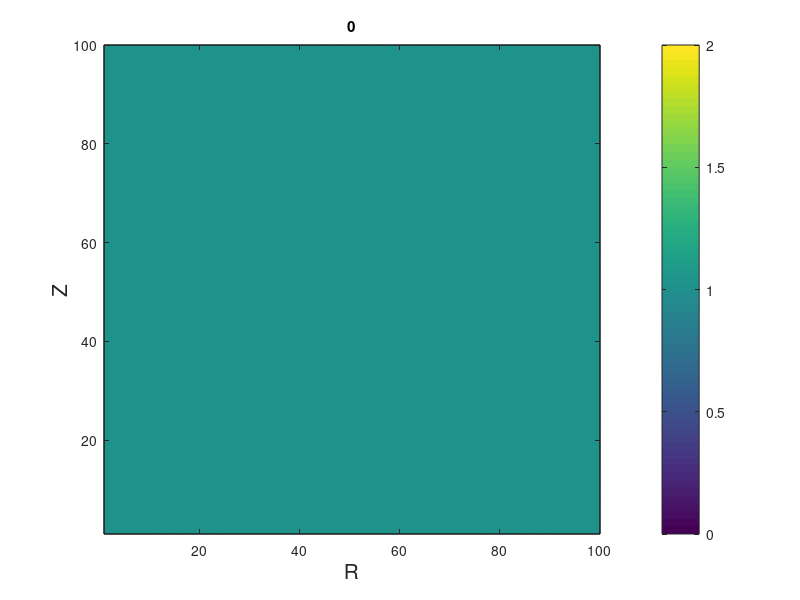
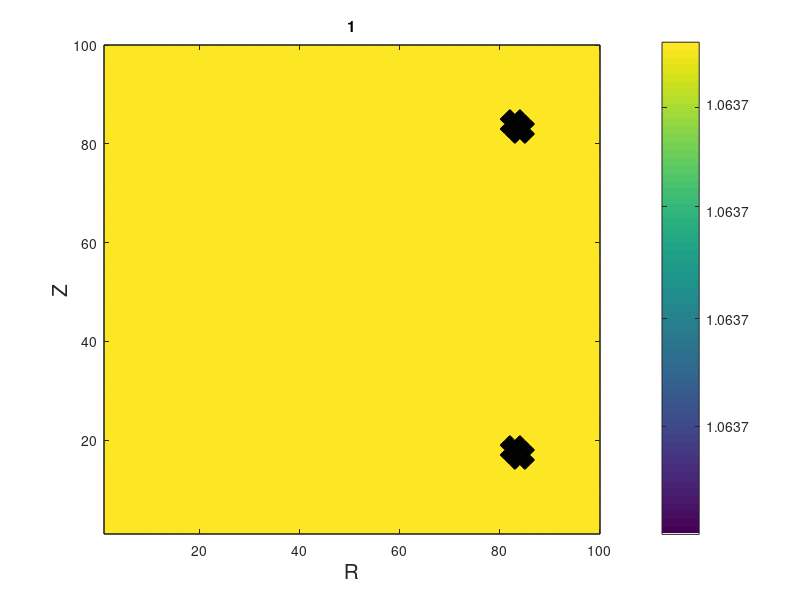
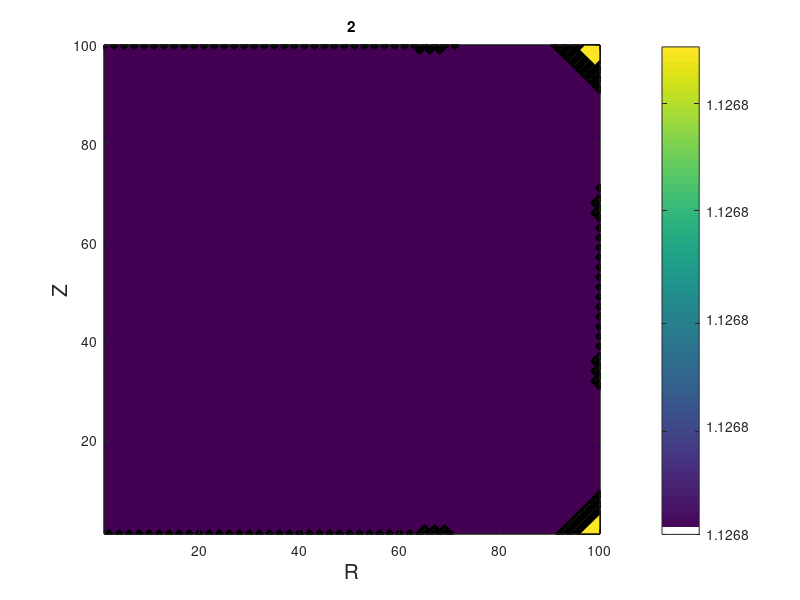
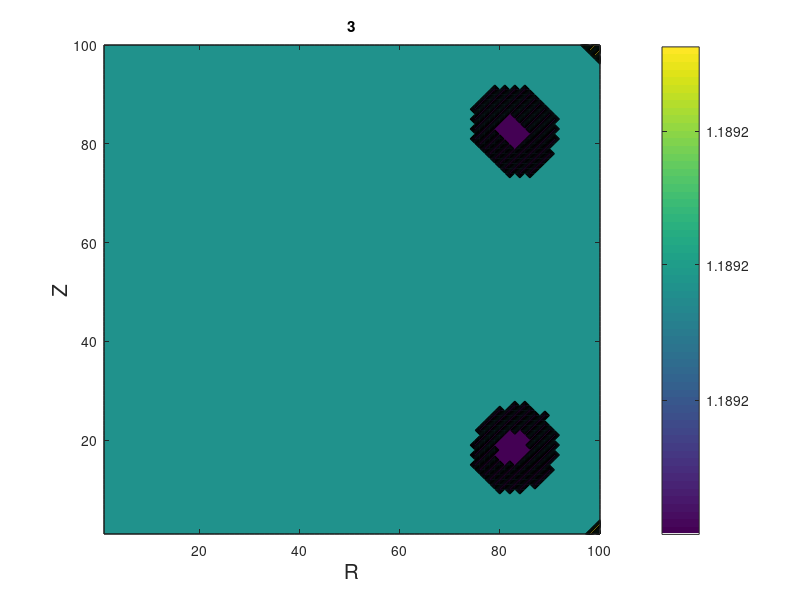

MATLAB code to generate these figures, in order:
a = csvread("chnumsol.csv");
##aa = csvread("zconst_diff_ex.csv");
xize = size(a)/100
xize = xize(1)
z = a(1:100,1:100);
x = 1:100;
m = min([0 min(min(z))])
M = max(max(z))
n = 100;
#cmap = colormap (summer (100));
##cmap = colormap (summer);

for i=0:10#(xize-1)
j=100*i
z = a(j+1:j+100, :);
##zz = aa(i+1, :);
#z = a(201:300,1:100)*100;
#z = z - m;
#z = z / M;
#z = n * z;
figure(i+1);
##colormap(cmap);
##caxis([0 1]);
##plot(x, z(:,1)
###  , "linestyle", "none", "marker", "x"
##  , x, zz
###  , "linestyle", "none", "marker", "x"
## );
###ylim([-0.5, 1]);
##grid on;
##legend(["numerical";"exact"] ,"fontsize",15);
##clf;
##image(z);
##colorbar
##filename = sprintf("col%d.png",i)
##print(i+1,filename);
clf;
contourf(z);
##caxis([0 2]);
##image(z);
colorbar
xlabel("R", "fontsize", 15);
ylabel("Z", "fontsize", 15);
title(num2str(i));
saveas(sprintf("ch%d.png",i));
##filename = sprintf("con%d.png",i);
##print(i+1,filename);
endfor

##a = csvread("uniformity.csv");
###image(a);
##contourf(a);
###caxis([m M]);
##caxis([2 3]);
##colormap(cmap);
##colorbar
###print -dpng uniformity.png







